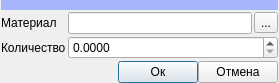
<?xml version="1.0" encoding="UTF-8"?>
<ui version="4.0">
 <class>Dialog</class>
 <widget class="QDialog" name="Dialog">
  <property name="geometry">
   <rect>
    <x>0</x>
    <y>0</y>
    <width>279</width>
    <height>83</height>
   </rect>
  </property>
  <property name="windowTitle">
   <string>Изменеие материала</string>
  </property>
  <layout class="QGridLayout" name="gridLayout">
   <property name="leftMargin">
    <number>1</number>
   </property>
   <property name="topMargin">
    <number>0</number>
   </property>
   <property name="rightMargin">
    <number>1</number>
   </property>
   <property name="bottomMargin">
    <number>0</number>
   </property>
   <property name="spacing">
    <number>2</number>
   </property>
   <item row="1" column="1">
    <widget class="QLineEdit" name="le_material">
     <property name="readOnly">
      <bool>true</bool>
     </property>
    </widget>
   </item>
   <item row="1" column="0">
    <widget class="QLabel" name="label">
     <property name="text">
      <string>Материал</string>
     </property>
    </widget>
   </item>
   <item row="2" column="1" colspan="2">
    <widget class="QDoubleSpinBox" name="sb_value">
     <property name="decimals">
      <number>4</number>
     </property>
    </widget>
   </item>
   <item row="2" column="0">
    <widget class="QLabel" name="label_2">
     <property name="text">
      <string>Количество</string>
     </property>
    </widget>
   </item>
   <item row="1" column="2">
    <widget class="QToolButton" name="toolButton">
     <property name="text">
      <string>...</string>
     </property>
    </widget>
   </item>
   <item row="4" column="0" colspan="3">
    <layout class="QHBoxLayout" name="horizontalLayout_2">
     <property name="spacing">
      <number>0</number>
     </property>
     <item>
      <spacer name="horizontalSpacer">
       <property name="orientation">
        <enum>Qt::Horizontal</enum>
       </property>
       <property name="sizeHint" stdset="0">
        <size>
         <width>40</width>
         <height>20</height>
        </size>
       </property>
      </spacer>
     </item>
     <item>
      <widget class="QPushButton" name="pushButton">
       <property name="text">
        <string>Ок</string>
       </property>
      </widget>
     </item>
     <item>
      <widget class="QPushButton" name="pushButton_2">
       <property name="text">
        <string>Отмена</string>
       </property>
      </widget>
     </item>
    </layout>
   </item>
   <item row="0" column="0" colspan="3">
    <widget class="QWidget" name="widget" native="true">
     <property name="minimumSize">
      <size>
       <width>0</width>
       <height>10</height>
      </size>
     </property>
     <property name="styleSheet">
      <string notr="true">background-color: rgb(167, 183, 255);</string>
     </property>
    </widget>
   </item>
   <item row="3" column="1">
    <spacer name="verticalSpacer">
     <property name="orientation">
      <enum>Qt::Vertical</enum>
     </property>
     <property name="sizeHint" stdset="0">
      <size>
       <width>20</width>
       <height>40</height>
      </size>
     </property>
    </spacer>
   </item>
  </layout>
 </widget>
 <tabstops>
  <tabstop>sb_value</tabstop>
  <tabstop>pushButton</tabstop>
  <tabstop>pushButton_2</tabstop>
  <tabstop>toolButton</tabstop>
  <tabstop>le_material</tabstop>
 </tabstops>
 <resources/>
 <connections>
  <connection>
   <sender>pushButton</sender>
   <signal>clicked()</signal>
   <receiver>Dialog</receiver>
   <slot>ui_acc()</slot>
   <hints>
    <hint type="sourcelabel">
     <x>162</x>
     <y>71</y>
    </hint>
    <hint type="destinationlabel">
     <x>165</x>
     <y>135</y>
    </hint>
   </hints>
  </connection>
  <connection>
   <sender>pushButton_2</sender>
   <signal>clicked()</signal>
   <receiver>Dialog</receiver>
   <slot>ui_cancel()</slot>
   <hints>
    <hint type="sourcelabel">
     <x>231</x>
     <y>68</y>
    </hint>
    <hint type="destinationlabel">
     <x>231</x>
     <y>148</y>
    </hint>
   </hints>
  </connection>
  <connection>
   <sender>toolButton</sender>
   <signal>clicked()</signal>
   <receiver>Dialog</receiver>
   <slot>ui_view_list_material()</slot>
   <hints>
    <hint type="sourcelabel">
     <x>266</x>
     <y>19</y>
    </hint>
    <hint type="destinationlabel">
     <x>402</x>
     <y>18</y>
    </hint>
   </hints>
  </connection>
 </connections>
 <slots>
  <slot>ui_acc()</slot>
  <slot>ui_cancel()</slot>
  <slot>ui_view_list_material()</slot>
 </slots>
</ui>
